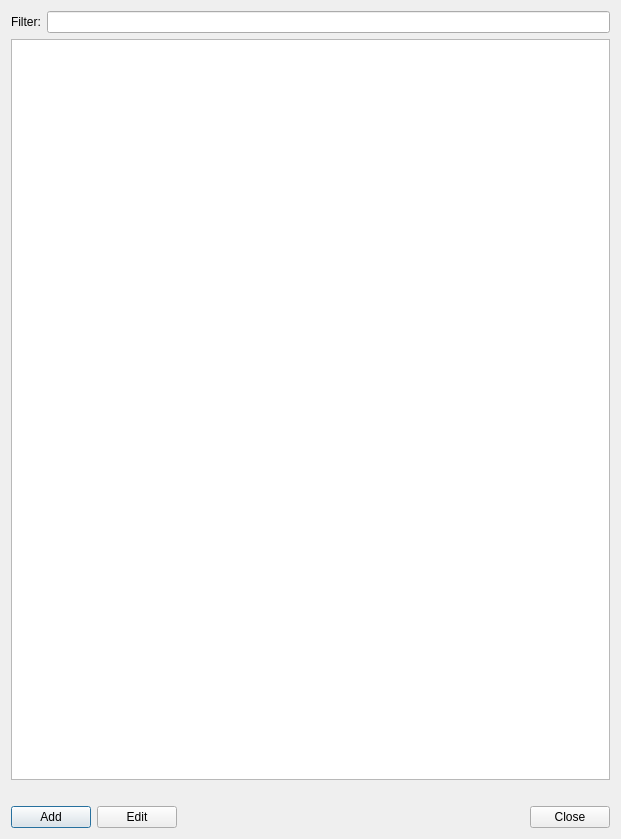
<?xml version="1.0" encoding="UTF-8"?>
<ui version="4.0">
 <class>DlgRolesEditor</class>
 <widget class="QDialog" name="DlgRolesEditor">
  <property name="geometry">
   <rect>
    <x>0</x>
    <y>0</y>
    <width>621</width>
    <height>839</height>
   </rect>
  </property>
  <property name="windowTitle">
   <string>Roles editor dialog</string>
  </property>
  <layout class="QVBoxLayout" name="verticalLayout">
   <item>
    <layout class="QHBoxLayout" name="horizontalLayout_2">
     <item>
      <widget class="QLabel" name="label">
       <property name="text">
        <string>Filter:</string>
       </property>
      </widget>
     </item>
     <item>
      <widget class="QLineEdit" name="leFilter"/>
     </item>
    </layout>
   </item>
   <item>
    <widget class="QTableView" name="twRoles">
     <property name="alternatingRowColors">
      <bool>true</bool>
     </property>
     <property name="selectionMode">
      <enum>QAbstractItemView::SingleSelection</enum>
     </property>
    </widget>
   </item>
   <item>
    <widget class="QLabel" name="lblStatus">
     <property name="text">
      <string/>
     </property>
    </widget>
   </item>
   <item>
    <layout class="QHBoxLayout" name="horizontalLayout">
     <item>
      <widget class="QPushButton" name="pbAddRole">
       <property name="font">
        <font>
         <bold>false</bold>
        </font>
       </property>
       <property name="text">
        <string>Add</string>
       </property>
      </widget>
     </item>
     <item>
      <widget class="QPushButton" name="pbEditRole">
       <property name="font">
        <font>
         <bold>false</bold>
        </font>
       </property>
       <property name="text">
        <string>Edit</string>
       </property>
      </widget>
     </item>
     <item>
      <spacer name="horizontalSpacer">
       <property name="orientation">
        <enum>Qt::Horizontal</enum>
       </property>
       <property name="sizeHint" stdset="0">
        <size>
         <width>40</width>
         <height>20</height>
        </size>
       </property>
      </spacer>
     </item>
     <item>
      <widget class="QDialogButtonBox" name="buttonBox">
       <property name="orientation">
        <enum>Qt::Horizontal</enum>
       </property>
       <property name="standardButtons">
        <set>QDialogButtonBox::Close</set>
       </property>
      </widget>
     </item>
    </layout>
   </item>
  </layout>
 </widget>
 <resources/>
 <connections>
  <connection>
   <sender>buttonBox</sender>
   <signal>accepted()</signal>
   <receiver>DlgRolesEditor</receiver>
   <slot>accept()</slot>
   <hints>
    <hint type="sourcelabel">
     <x>248</x>
     <y>254</y>
    </hint>
    <hint type="destinationlabel">
     <x>157</x>
     <y>274</y>
    </hint>
   </hints>
  </connection>
  <connection>
   <sender>buttonBox</sender>
   <signal>rejected()</signal>
   <receiver>DlgRolesEditor</receiver>
   <slot>reject()</slot>
   <hints>
    <hint type="sourcelabel">
     <x>316</x>
     <y>260</y>
    </hint>
    <hint type="destinationlabel">
     <x>286</x>
     <y>274</y>
    </hint>
   </hints>
  </connection>
 </connections>
</ui>
